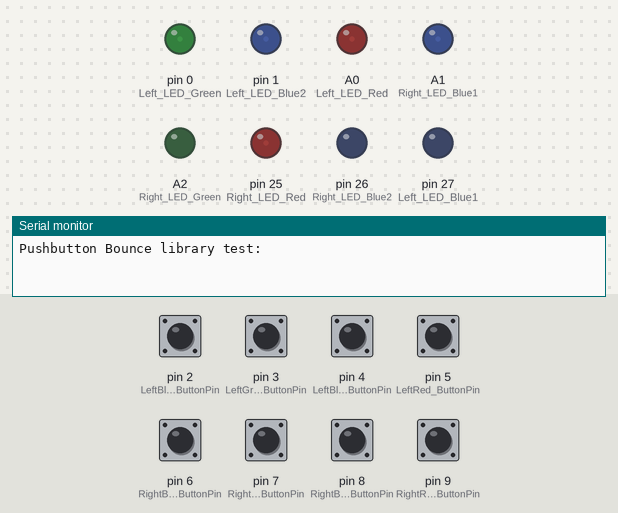
The sketch below on a simulated Teensy 4. Parts: output pins drawn as LEDs (lit = HIGH), the last lines printed to the serial monitor. The test bench sets the inputs (shaded band); at power-on: pin 2 (LeftBlue1_ButtonPin), pin 3 (LeftGreen_ButtonPin), pin 4 (LeftBlue2_ButtonPin), pin 5 (LeftRed_ButtonPin), pin 6 (RightBlue1_ButtonPin), pin 7 (RightGreen_ButtonPin), pin 8 (RightBlue2_ButtonPin), pin 9 (RightRed_ButtonPin) HIGH.

Above: at 2.1 s.
2.2 s: pin 2 (LeftBlue1_ButtonPin) pulled LOW for 0.15 s
At 2.28 s:
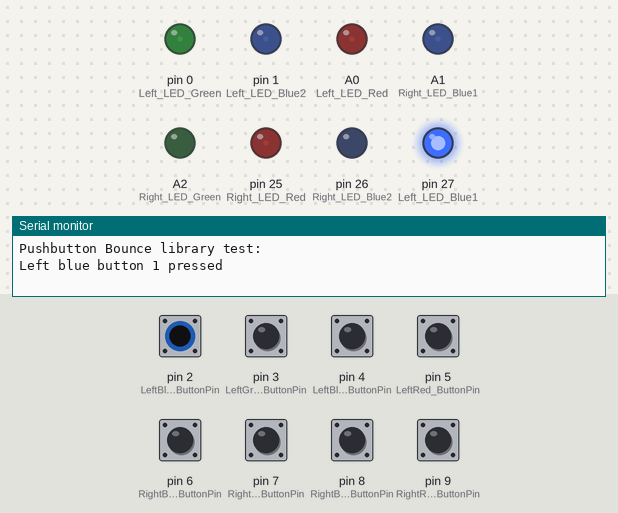
3.8 s: pin 3 (LeftGreen_ButtonPin) pulled LOW for 0.15 s
At 3.88 s:
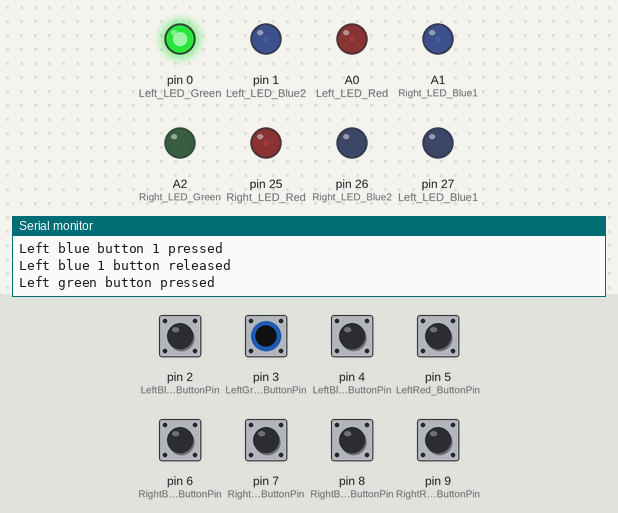
5.4 s: pin 4 (LeftBlue2_ButtonPin) pulled LOW for 0.15 s
At 5.48 s:
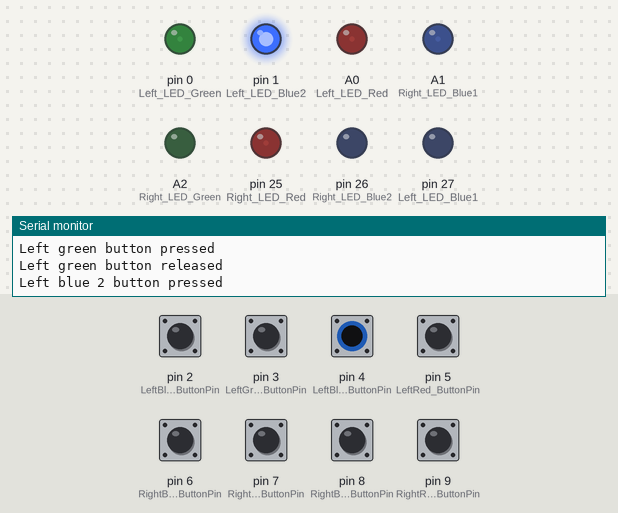
7.0 s: pin 5 (LeftRed_ButtonPin) pulled LOW for 0.15 s
At 7.08 s:
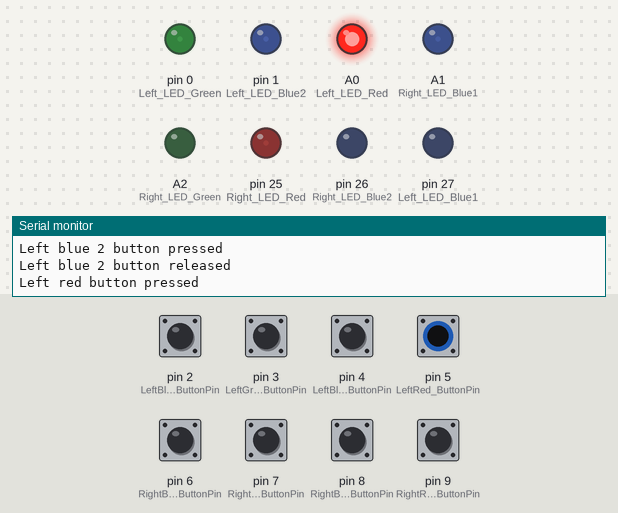
8.6 s: pin 6 (RightBlue1_ButtonPin) pulled LOW for 0.15 s
At 8.68 s:
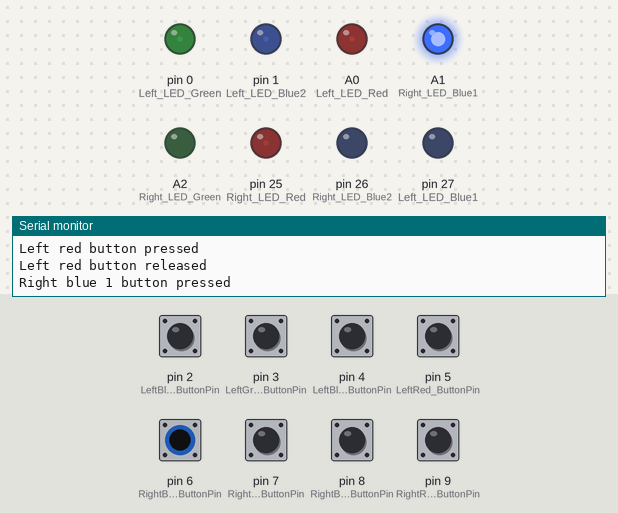
10.2 s: pin 7 (RightGreen_ButtonPin) pulled LOW for 0.15 s
At 10.28 s:
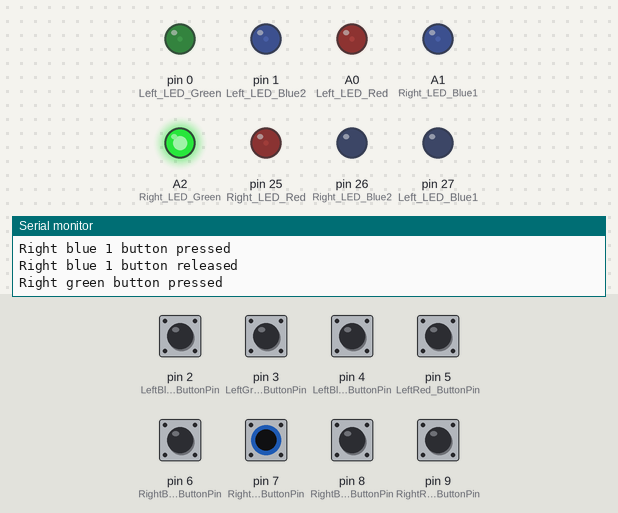
Timing chart, 0 to 12.8 s (numbered marks = the images above; inputs shaded):
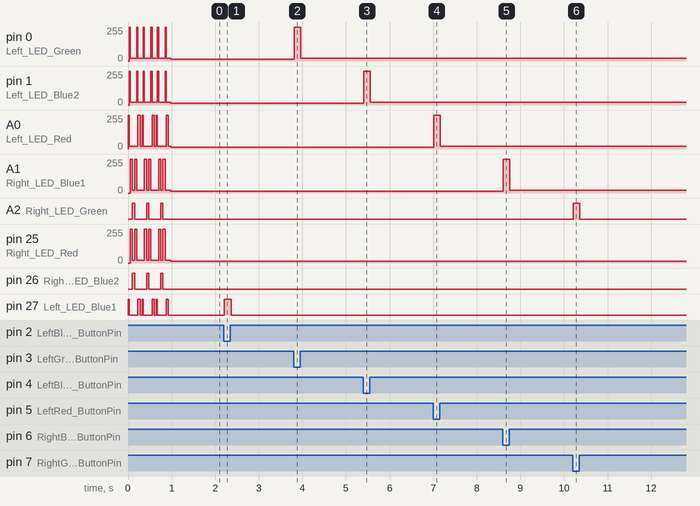

The sketch:

Button_CodeRev3.ino
```cpp
// Bounce library import
#include <Bounce.h>

// LED pin definitions
#define Left_LED_Blue1 27
#define Left_LED_Blue2 1
#define Left_LED_Red 14
#define Left_LED_Green 0
#define Right_LED_Blue1 15
#define Right_LED_Blue2 26
#define Right_LED_Red 25
#define Right_LED_Green 16

// Button pin declarations
const int LeftBlue1_ButtonPin = 2;
const int LeftBlue2_ButtonPin = 4;
const int LeftRed_ButtonPin = 5;
const int LeftGreen_ButtonPin = 3;
const int RightBlue1_ButtonPin = 6;
const int RightBlue2_ButtonPin = 8;
const int RightRed_ButtonPin = 9;
const int RightGreen_ButtonPin = 7;

// Button object declarations - 10ms debounce
Bounce LeftBlue1_ButtonObject = Bounce(LeftBlue1_ButtonPin, 10);
Bounce LeftBlue2_ButtonObject = Bounce(LeftBlue2_ButtonPin, 10);
Bounce LeftRed_ButtonObject = Bounce(LeftRed_ButtonPin, 10);
Bounce LeftGreen_ButtonObject = Bounce(LeftGreen_ButtonPin, 10);
Bounce RightBlue1_ButtonObject = Bounce(RightBlue1_ButtonPin, 10);
Bounce RightBlue2_ButtonObject = Bounce(RightBlue2_ButtonPin, 10);
Bounce RightRed_ButtonObject = Bounce(RightRed_ButtonPin, 10);
Bounce RightGreen_ButtonObject = Bounce(RightGreen_ButtonPin, 10);


void setup()
  {
      // Button input setup
      pinMode(LeftBlue1_ButtonPin, INPUT_PULLUP);
      pinMode(LeftBlue2_ButtonPin, INPUT_PULLUP);
      pinMode(LeftRed_ButtonPin, INPUT_PULLUP);
      pinMode(LeftGreen_ButtonPin, INPUT_PULLUP);
      pinMode(RightBlue1_ButtonPin, INPUT_PULLUP);
      pinMode(RightBlue2_ButtonPin, INPUT_PULLUP);
      pinMode(RightRed_ButtonPin, INPUT_PULLUP);
      pinMode(RightGreen_ButtonPin, INPUT_PULLUP);

      // Button LED setup
      pinMode(Left_LED_Blue1, OUTPUT);
      pinMode(Left_LED_Blue2, OUTPUT);
      pinMode(Left_LED_Red, OUTPUT);
      pinMode(Left_LED_Green, OUTPUT);
      pinMode(Right_LED_Blue1, OUTPUT);
      pinMode(Right_LED_Blue2, OUTPUT);
      pinMode(Right_LED_Red, OUTPUT);
      pinMode(Right_LED_Green, OUTPUT);

      Serial.begin(57600);
      Serial.println("Pushbutton Bounce library test:");


      // tada code
      for (int x = 0; x < 3; x++)
        {
        int LED_BRIGHT = 255;
        int LED_DIM = 20;

        //scene 1
        analogWrite(Left_LED_Blue1, LED_BRIGHT);
        analogWrite(Left_LED_Red, LED_BRIGHT);
        delay(25);
        //scene 2
        analogWrite(Left_LED_Blue1, LED_DIM);
        analogWrite(Left_LED_Red, LED_DIM);
        analogWrite(Left_LED_Blue2, LED_BRIGHT);
        analogWrite(Left_LED_Green, LED_BRIGHT);
        delay(25);
        //scene 3
        analogWrite(Left_LED_Blue2, LED_DIM);
        analogWrite(Left_LED_Green, LED_DIM);
        analogWrite(Right_LED_Blue1, LED_BRIGHT);
        analogWrite(Right_LED_Red, LED_BRIGHT);
        delay(50);
        //scene 4
        analogWrite(Right_LED_Blue1, LED_DIM);
        analogWrite(Right_LED_Red, LED_DIM);
        analogWrite(Right_LED_Blue2, LED_BRIGHT);
        analogWrite(Right_LED_Green, LED_BRIGHT);
        delay(50);
        //scene 5
        analogWrite(Right_LED_Blue2, LED_DIM);
        analogWrite(Right_LED_Green, LED_DIM);
        analogWrite(Right_LED_Blue1, LED_BRIGHT);
        analogWrite(Right_LED_Red, LED_BRIGHT);
        delay(50);
        //scene 6
        analogWrite(Right_LED_Blue1, LED_DIM);
        analogWrite(Right_LED_Red, LED_DIM);
        analogWrite(Left_LED_Blue2, LED_BRIGHT);
        analogWrite(Left_LED_Green, LED_BRIGHT);
        delay(25);
        //scene 7
        analogWrite(Left_LED_Blue2, LED_DIM);
        analogWrite(Left_LED_Green, LED_DIM);
        analogWrite(Left_LED_Blue1, LED_BRIGHT);
        analogWrite(Left_LED_Red, LED_BRIGHT);
         delay(50);
        //scene 8
        analogWrite(Left_LED_Blue1, LED_DIM);
        analogWrite(Left_LED_Red, LED_DIM);
         delay(50);
        //scene 9
        }
  }

// Inits
int LED_BRIGHT = 255;
int LED_DIM = 20;
int LED_STATUS_LeftBlue1 = 15;
int LED_STATUS_LeftBlue2 = 15;
int LED_STATUS_LeftRed = 15;
int LED_STATUS_LeftGreen = 15;
int LED_STATUS_RightBlue1 = 15;
int LED_STATUS_RightBlue2 = 15;
int LED_STATUS_RightRed = 15;
int LED_STATUS_RightGreen = 15;
int channel = 1;

//int blueLED1 = 27;
//int blueLED2 = 1;

// Main loop
void loop()
  {
  // Update LED output
  analogWrite(Left_LED_Blue1, LED_STATUS_LeftBlue1);
  analogWrite(Left_LED_Blue2, LED_STATUS_LeftBlue2);
  analogWrite(Left_LED_Red, LED_STATUS_LeftRed);
  analogWrite(Left_LED_Green, LED_STATUS_LeftGreen);
  analogWrite(Right_LED_Blue1, LED_STATUS_RightBlue1);
  analogWrite(Right_LED_Blue2, LED_STATUS_RightBlue2);
  analogWrite(Right_LED_Red, LED_STATUS_RightRed);
  analogWrite(Right_LED_Green, LED_STATUS_RightGreen);

  // Update Button objects
  LeftBlue1_ButtonObject.update();
  LeftBlue2_ButtonObject.update();
  LeftRed_ButtonObject.update();
  LeftGreen_ButtonObject.update();
  RightBlue1_ButtonObject.update();
  RightBlue2_ButtonObject.update();
  RightRed_ButtonObject.update();
  RightGreen_ButtonObject.update();


  // Left buttons code
      if (LeftBlue1_ButtonObject.fallingEdge())
          {
          LED_STATUS_LeftBlue1 = LED_BRIGHT;
          Serial.println("Left blue button 1 pressed");
          usbMIDI.sendNoteOn(60, 99, channel);
          }
      if (LeftBlue1_ButtonObject.risingEdge())
          {
          LED_STATUS_LeftBlue1 = LED_DIM;
          Serial.println("Left blue 1 button released");
          usbMIDI.sendNoteOff(60, 0, channel);
          }

      if (LeftBlue2_ButtonObject.fallingEdge())
          {
          LED_STATUS_LeftBlue2 = LED_BRIGHT;
          Serial.println("Left blue 2 button pressed");
          usbMIDI.sendNoteOn(61, 99, channel);
          }
      if (LeftBlue2_ButtonObject.risingEdge())
          {
          LED_STATUS_LeftBlue2 = LED_DIM;
          Serial.println("Left blue 2 button released");
          usbMIDI.sendNoteOff(61, 0, channel);
          }

      if (LeftRed_ButtonObject.fallingEdge())
          {
          LED_STATUS_LeftRed = LED_BRIGHT;
          Serial.println("Left red button pressed");
          usbMIDI.sendNoteOn(62, 99, channel);
          }
      if (LeftRed_ButtonObject.risingEdge())
          {
          LED_STATUS_LeftRed = LED_DIM;
          Serial.println("Left red button released");
          usbMIDI.sendNoteOff(62, 0, channel);
          }

      if (LeftGreen_ButtonObject.fallingEdge())
          {
          LED_STATUS_LeftGreen = LED_BRIGHT;
          Serial.println("Left green button pressed");
          usbMIDI.sendNoteOn(63, 99, channel);
          }
      if (LeftGreen_ButtonObject.risingEdge())
          {
          LED_STATUS_LeftGreen = LED_DIM;
          Serial.println("Left green button released");
          usbMIDI.sendNoteOff(63, 0, channel);
          }

      // Right buttons code
      if (RightBlue1_ButtonObject.fallingEdge())
          {
          LED_STATUS_RightBlue1 = LED_BRIGHT;
          Serial.println("Right blue 1 button pressed");
          usbMIDI.sendNoteOn(64, 99, channel);
          }
      if (RightBlue1_ButtonObject.risingEdge())
          {
          LED_STATUS_RightBlue1 = LED_DIM;
          Serial.println("Right blue 1 button released");
          usbMIDI.sendNoteOff(64, 0, channel);
          }

      if (RightBlue2_ButtonObject.fallingEdge())
          {
          LED_STATUS_RightBlue2 = LED_BRIGHT;
          Serial.println("Right blue 2 button pressed");
          usbMIDI.sendNoteOn(65, 99, channel);
          }
      if (RightBlue2_ButtonObject.risingEdge())
          {
          LED_STATUS_RightBlue2 = LED_DIM;
          Serial.println("Right blue 2 button released");
          usbMIDI.sendNoteOff(65, 0, channel);
          }

      if (RightRed_ButtonObject.fallingEdge())
          {
          LED_STATUS_RightRed = LED_BRIGHT;
          Serial.println("Right red button pressed");
          usbMIDI.sendNoteOn(66, 99, channel);
          }
      if (RightRed_ButtonObject.risingEdge())
          {
          LED_STATUS_RightRed = LED_DIM;
          Serial.println("Right red button released");
          usbMIDI.sendNoteOff(66, 0, channel);
          }

      if (RightGreen_ButtonObject.fallingEdge())
          {
          LED_STATUS_RightGreen = LED_BRIGHT;
          Serial.println("Right green button pressed");
          usbMIDI.sendNoteOn(67, 99, channel);
          }
      if (RightGreen_ButtonObject.risingEdge())
          {
          LED_STATUS_RightGreen = LED_DIM;
          Serial.println("Right green button released");
          usbMIDI.sendNoteOff(68, 0, channel);
          }


}
```

Measured:
- after the input at 2.2 s, pin 27 (Left_LED_Blue1): LOW → HIGH at once, → LOW 0.15 s later
- after the input at 3.8 s, pin 0 (Left_LED_Green): 15/255 → 255/255 at once, → 20/255 0.15 s later
- after the input at 5.4 s, pin 1 (Left_LED_Blue2): 15/255 → 255/255 at once, → 20/255 0.15 s later
- after the input at 7.0 s, A0 (Left_LED_Red): 15/255 → 255/255 at once, → 20/255 0.15 s later
- after the input at 8.6 s, A1 (Right_LED_Blue1): 15/255 → 255/255 at once, → 20/255 0.15 s later
- after the input at 10.2 s, A2 (Right_LED_Green): LOW → HIGH at once, → LOW 0.15 s later
- by itself, A0 (Left_LED_Red): repeats every 0.33 s: 255/255 0.05 s, 20/255 0.05 s, 255/255 0.03 s, 20/255 0.20 s, until it stays 15/255 from 1.0 s
- by itself, pin 0 (Left_LED_Green), pin 1 (Left_LED_Blue2): repeats every 0.33 s: 255/255 0.03 s, 20/255 0.13 s, 255/255 0.03 s, 20/255 0.15 s, until it stays 15/255 from 1.0 s
